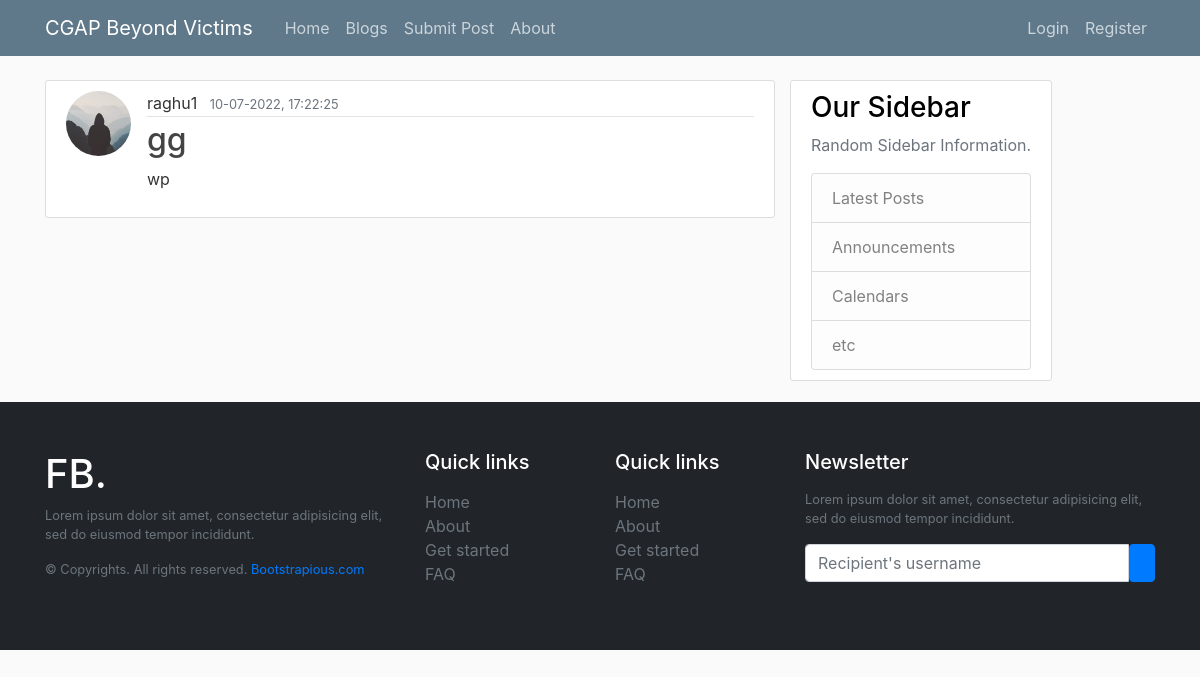
Screenshot of /post/2 with the database file from the repository.
### cgap/models.py (models this page shows, shortened)
class User(db.Model, UserMixin):
    id = db.Column(db.Integer, primary_key=True)
    username = db.Column(db.String(20), unique=True, nullable=False)
    email = db.Column(db.String(120), unique=True, nullable=False)
    image_file = db.Column(db.String(20), nullable=False, default="default.jpg")
    password = db.Column(db.String(60), nullable=False)
    posts = db.relationship("Post", backref="author", lazy=True)

class Post(db.Model):
    id = db.Column(db.Integer, primary_key=True)
    title = db.Column(db.String(100), nullable=False)
    date_posted = db.Column(db.DateTime, nullable=False, default=datetime.utcnow)
    image_file = db.Column(db.String(20), nullable=False, default="default.jpg")
    content = db.Column(db.Text, nullable=False)
    user_id = db.Column(db.Integer, db.ForeignKey("user.id"), nullable=False)

### cgap/routes.py (the view)
@app.route("/post/<int:post_id>")
def post(post_id):
    post = Post.query.get_or_404(post_id)
    return render_template("post.html", title=post.title, post=post)

### cgap/templates/post.html (shortened to what this page needs)
{% extends "layout.html" %}
{% block content %}
<article class="media content-section">
    <img class="rounded-circle article-img" src="{{ url_for('static', filename='profile_pics/' + post.author.image_file) }}">
    <div class="media-body">
        <div class="article-metadata">
            <a class="mr-2" href="{{ url_for('user_posts', username=post.author.username) }}">{{ post.author.username }}</a>
            <small class="text-muted">{{ post.date_posted.strftime('%d-%m-%Y, %H:%M:%S') }}</small>
        </div>
        <h2 class="article-title">{{ post.title }}</h2>
        <p class="article-content">{{ post.content }}</p>
    </div>
</article>
{% endblock content %}

### cgap/static/main.css (style rules this page uses)
body { background: #fafafa; color: #333333; margin-top: 5rem; }
h1, h2, h3, h4, h5, h6 { color: black; }
.content-section { background: #ffffff; padding: 10px 20px; border: 1px solid #dddddd; border-radius: 3px; margin-bottom: 20px; }
.article-title { color: #444444; }
.article-content { white-space: pre-line; }
.article-img { height: 65px; width: 65px; margin-right: 16px; }
.article-metadata { padding-bottom: 1px; margin-bottom: 4px; border-bottom: 1px solid #e3e3e3; }
a { color: inherit; text-decoration: none; transition: all 0.3s; }

### rows the page displays
User: image_file (placeholder picture), author.username "raghu1"
Post: date_posted "10-07-2022, 17:22:25", title "gg", content "wp"
